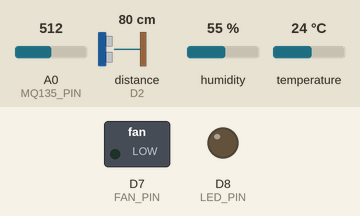
The sketch below on a simulated ESP8266 (NodeMCU). Parts: switched loads named in the sketch (green lamp = pin HIGH), output pins drawn as LEDs (lit = HIGH). The test bench sets the inputs (shaded band); at power-on: A0 (MQ135_PIN) = 512, distance to the obstacle (sensor on D2) 80 cm, humidity 55 %, temperature 24 °C. The echo pulse lasts 58.3 µs per cm; WiFi joins after 1.5 s; servers stay silent unless stated; pins used as bus, display or sensor lines are not drawn; what the sketch prints to the serial monitor is not drawn.

Above: at 1.55 s.
Timing chart, 0 to 22.8 s (numbered marks = the images above):
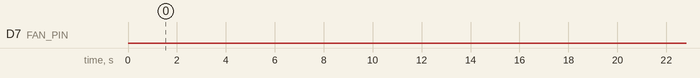

Measured:
- by itself, D7 (FAN_PIN): alternates HIGH for 5.0 s and LOW for 11.4 s

The sketch:

app.ino
```cpp
// Libería de arduino
#include <Arduino.h>

// Definir ESP32 o ESP8266
#if defined(ESP32)
#include <WiFi.h>
#elif defined(ESP8266)
#include <ESP8266WiFi.h>
#endif

// Librería Firebase
#include <FirebaseESP8266.h>

#define FIREBASE_HOST "ace2-proyecto-1-9e6fe-default-rtdb.firebaseio.com"  // URL de la DB
#define FIREBASE_AUTH "1CXM3tLiaKfGge6KeuwuPTGoUMLmw7SgM4iGgVBB"           // Contraseña de la DB
FirebaseData Proyecto1;                                                    // Objeto de la DB
String ruta = "Datos";                                                 // Ruta para guardar valores de la DB

String ssid = "TIGO-9F32";         // Dirección del WiFi
String password = "2NJ555301879";  // Contraseña del WiFi

// Intentos para la conexión WiFi
byte cont = 0;
byte max_intentos = 50;

// Set del sensor DHT11
#include <DHT.h>
#define DHT_PIN D5
#define DHT_TYPE DHT11
DHT dht(DHT_PIN, DHT_TYPE);  // Objeto DHT

// PINES DEL SENSOR ULTRASONICO
#define PIN_TRIG D4
#define PIN_ECHO D2

#define MQ135_PIN A0  // PIN DEL SENSOR DE AIRE

#define FAN_PIN D7  // PIN DEL VENTILADOR

#define LED_PIN D8  // PIN DEL LED

// Variables de los sensores
float temperature;
float humidity;

float air;

float distance;
float tiempo;

// Avisos y notificaciones
String aviso = "i"; // Inicializando

// Variables para los outputs
String sValue;

// Banderas
bool primer_ciclo;  // Comprueba si se está en el primer ciclo
bool segundo_ciclo; // Comprueba si se está en el segundo ciclo

bool hay_persona; // Esta bandera es para el ejemplo en que se encuentre una persona en la habitación

// Setup
void setup() {
  // Inicia Serial
  Serial.begin(115200);
  Serial.println("\n");
  // Conexión WIFI
  WiFi.begin(ssid, password);
  while (WiFi.status() != WL_CONNECTED and cont < max_intentos) {  //Cuenta hasta 50 si no se puede conectar lo cancela
    cont++;
    delay(500);
    Serial.print(".");
  }

  Serial.println("");
  if (cont < max_intentos) {  //Si se conectó
    Serial.println("********************************************");
    Serial.print("Conectado a la red WiFi: ");
    Serial.println(WiFi.SSID());
    Serial.print("IP: ");
    Serial.println(WiFi.localIP());
    Serial.print("macAdress: ");
    Serial.println(WiFi.macAddress());
    Serial.println("*********************************************");
  } else {  //No se conectó
    Serial.println("------------------------------------");
    Serial.println("Error de conexion");
    Serial.println("------------------------------------");
  }
  // Conexión firebase
  Firebase.begin(FIREBASE_HOST, FIREBASE_AUTH);
  Firebase.reconnectWiFi(true);


  // Inicialización del DHT11
  dht.begin();  //Serial.print(F("DHTxx test!"));

  // Validaciones de los sensores (si se desea)
  /*
  if (isnan(temperature) || isnan(humidity)) {
    Serial.print(F("Falla en lectura del sensor")) return
  }
  */

  // Inicialización del Sensor Ultrasonico
  pinMode(PIN_TRIG, OUTPUT);
  pinMode(PIN_ECHO, INPUT);

  pinMode(MQ135_PIN, INPUT);  // Inicialización del Sensor de Aire

  // Inicialización del LED
  pinMode(LED_PIN, OUTPUT);
  digitalWrite(LED_PIN, LOW);

  // Inicialización del Ventilador
  pinMode(FAN_PIN, OUTPUT);
  digitalWrite(FAN_PIN, LOW);
}

// Loop
void loop() {
  delay(10000);

  // Leer datos de los sensores
  temperature = dht.readTemperature();
  humidity = dht.readHumidity();

  air = analogRead(MQ135_PIN);

  // Para lo de distancia
  digitalWrite(PIN_TRIG, LOW);  //para generar un pulso limpio ponemos a LOW 4us
  delayMicroseconds(4);

  digitalWrite(PIN_TRIG, HIGH);  //generamos Trigger (disparo) de 10us
  delayMicroseconds(10);
  digitalWrite(PIN_TRIG, LOW);

  tiempo = pulseIn(PIN_ECHO, HIGH);
  distance = tiempo / 58.3;

  //  Imprimir
  Serial.println("--------------");
  Serial.print("Temperatura: ");
  Serial.println(temperature);
  Serial.print("Humedad: ");
  Serial.println(humidity);
  Serial.print("Aire: ");
  Serial.println(air);
  Serial.print("Distancia: ");
  Serial.println(distance);

  // Análisis de la presencia de una personas (sensor ultrasonico)
  if (distance<20){
    hay_persona = true;
  } else {
    hay_persona = false;
  }

  // Análisis de limpieza de la habitación (calidad del aire)
  if (air > 400) {
    // Se determinan las banderas para lanzar la notificación
    if ((primer_ciclo == false) && (segundo_ciclo == false)) {
      primer_ciclo = true;
    } else if ((primer_ciclo == true) && (segundo_ciclo == false)) {
      segundo_ciclo = true;  // Corrección: Cambiar "segundo ciclo" a "segundo_ciclo"
    }
  } else {
    if ((primer_ciclo == true) && (segundo_ciclo == false)) {
      primer_ciclo = false;
    }
  }

  // Se hace lo del primer ciclo
  if ((primer_ciclo == true) && (segundo_ciclo == false)) {
    // Habitación con una calidad de aire deficiente
    aviso = "ad"; // Aire deficiente
  }

  // Se hace lo del segundo ciclo
  if (segundo_ciclo) {
    // Se prende el ventilador para limpiar el lugar
    digitalWrite(FAN_PIN, HIGH);
    delay(5000);
    digitalWrite(FAN_PIN, LOW);

    // La habitación posee una calidad del aire óptima
    aviso = "ao" ;  // Aire optimo
  }

  // Subir los los cambiantes a la DB (estos son los que se van mostrando en la app y son las condiciones de los aviso)
  Firebase.setInt(Proyecto1, "/Temperatura1", temperature);
  Firebase.setInt(Proyecto1, "/Humedad1", humidity);
  Firebase.setInt(Proyecto1, "/Aire1", air);
  Firebase.setInt(Proyecto1, "/Distancia1", distance);
  Firebase.setString(Proyecto1, "/Aviso1", aviso);

  // Subir los datos como historial
  Firebase.pushInt(Proyecto1, ruta + "/Temperatura", temperature);
  Firebase.pushInt(Proyecto1, ruta + "/Humedad", humidity);
  Firebase.pushInt(Proyecto1, ruta + "/Aire", air);
  Firebase.pushInt(Proyecto1, ruta + "/Distancia", distance);

  // Como el enunciado menciona que si hay un persona en la habitacion (sensor ultrasonico) el usuario pueda manipular la iluminación
  // entonces se veritica esto y si hay una persona se podra leer el valor que se mande desde la app para encender la luz
  // y si no hay una persona no va a poder leer el valor porque no se dejará que la persona lo manipule (porque no hay persona XD)
  if (hay_persona){
    // Leer los valores de la DB para encender la luz
    if (Firebase.RTDB.getString(&Proyecto1, "/L1")) {  // Si viene un dato L1 en la DB extraer el valor que contiene, si es 1 encender el LED
      if (Proyecto1.dataType() == "string") {
        sValue = Proyecto1.stringData();
        int a = sValue.toInt();
        if (a == 1) {
          digitalWrite(LED_PIN, HIGH);
        } else {
          digitalWrite(LED_PIN, LOW);
        }
      }
    }
  }
  /*
  else {
    Serial.println(Proyecto1.errorReason());    // Esto es por si no se encuentra el dato en la DB (al inicio no estará hasta que se haga la acción antes dicha)
  }
  */
}
```
